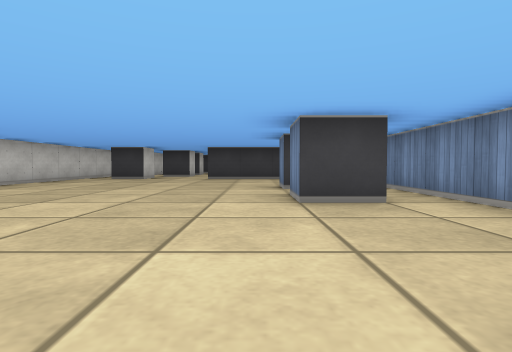
view 1 (above)

17 first-person views from a walk through a cub3D ray-caster map. The camera is about half as high as the walls, tilts 2° down and sees 80° across. The floor is counted in squares. Each view is taken from the middle of a square. On the plan, view 1 faces up. The plan holds only what a view shows up to about 9 squares ahead; the rest is blank.

view 2
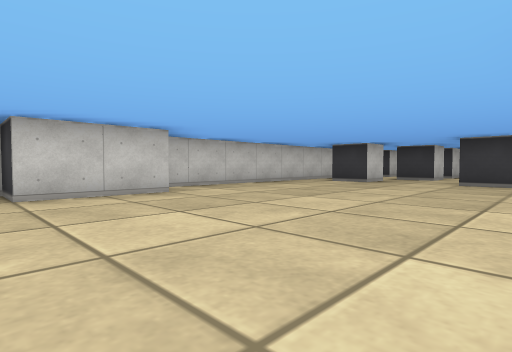

view 3
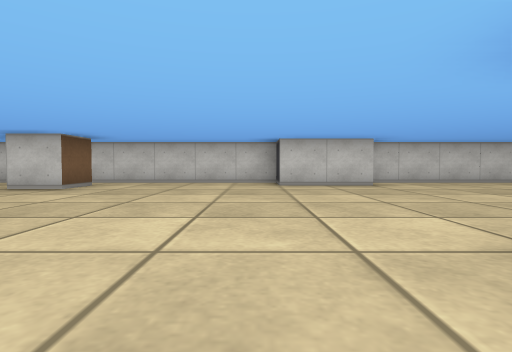

view 4
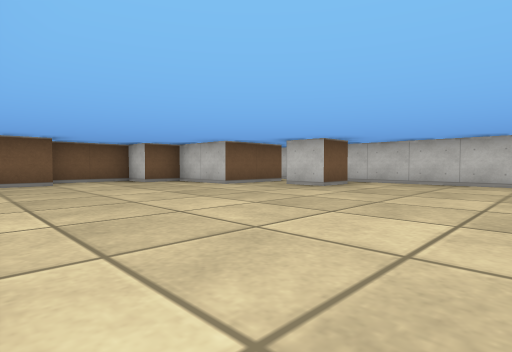

view 5
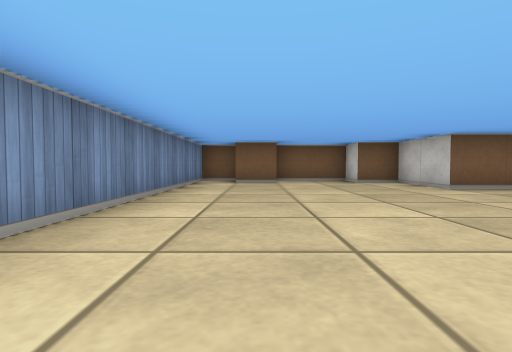

view 6
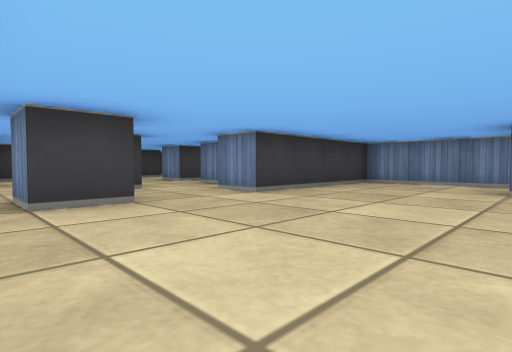

view 7
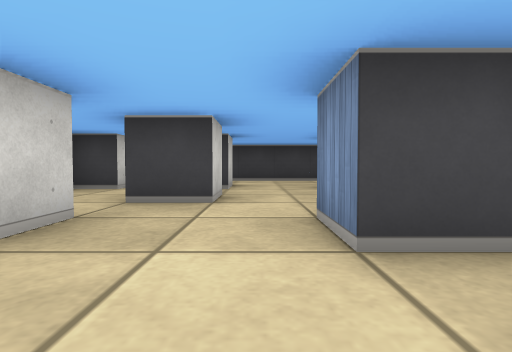

view 8
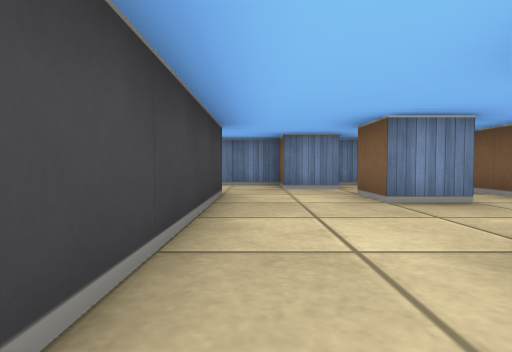

view 9
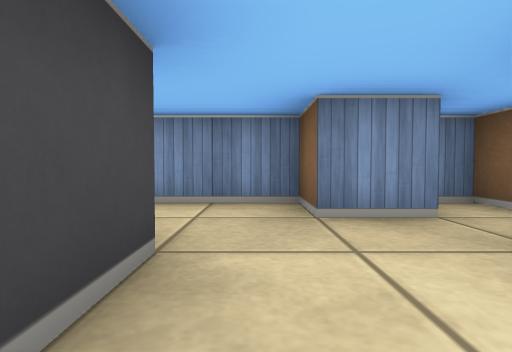

view 10
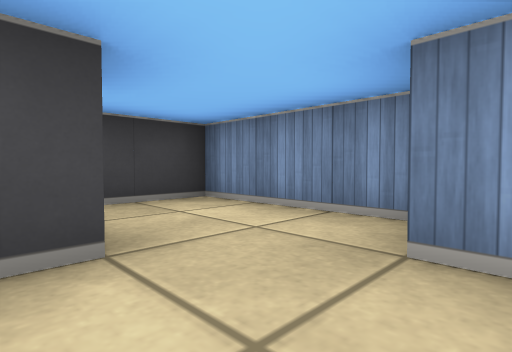

view 11
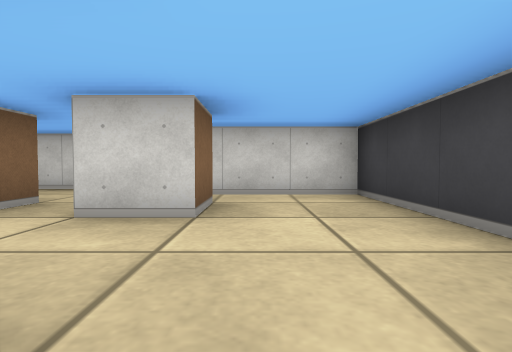

view 12
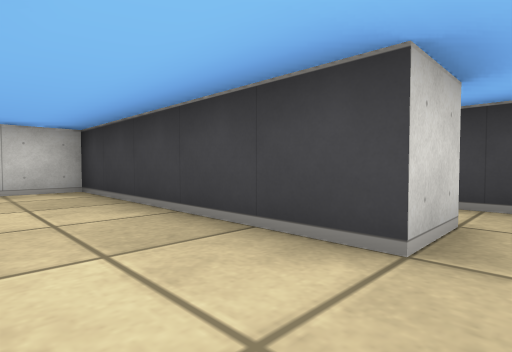

view 13
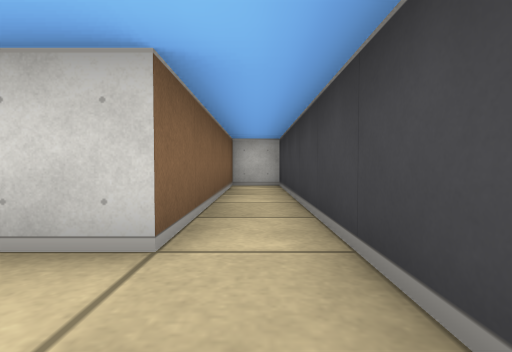

view 14
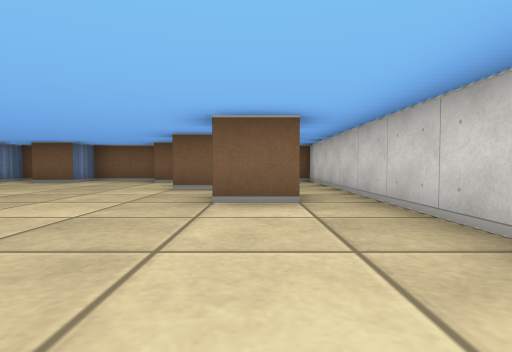

view 15
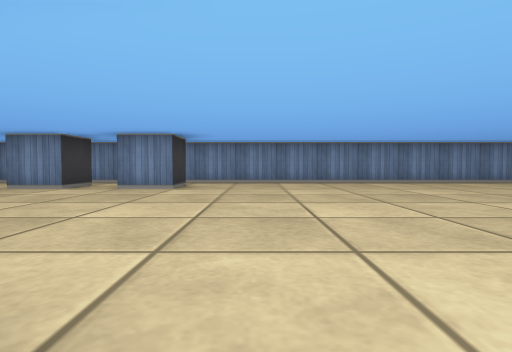

view 16
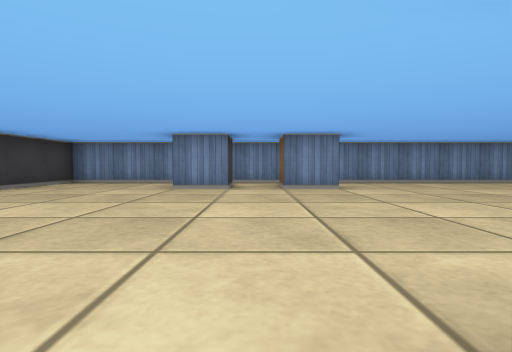

view 17
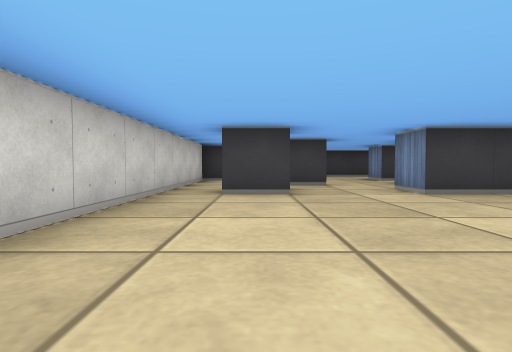

### Floor plan
Points are (right, up) in squares from view 1. A wall is a line through its corners. A room is listed if a view was taken in it or the views show most of it. See-through windows are left out.
Room 1 (views 1, 2, 3, 4, 5, 6, 7, 8, 9, 10, 11, 12, 14, 15, 16, 17)
walls: (1.5, 5.5) (0.5, 5.5) (0.5, 6.5); (1.6, 3.5) (0.5, 3.5) (0.5, 4.5) (1.4, 4.5); (-4.5, 4.6) (-4.5, 2.5) (-5.5, 2.5) (-5.5, -6.5); (-3.5, 10.6) (-3.5, 9.5) (-4.5, 9.5) (-4.5, 10.5); (-0.5, 11.8) (-0.5, 12.5); (-4.6, -1.5) (-3.5, -1.5) (-3.5, -2.5); (0.1, 12.5) (1, 12.5); (-2.5, 12.5) (-2.5, 11.5) (-3.5, 11.5); (-3.5, 12.5) (-2.9, 12.5); (0.2, 13.5) (-0.5, 13.5) (-0.5, 14.5) (0.5, 14.5); (1.9, 13.5) (2.5, 13.5) (2.5, 14.2); (-4.5, -3.5) (-2.5, -3.5) (-2.5, -5.5) (-1.5, -5.5) (-1.5, -6.5) (0.5, -6.5) (0.5, -5.5) (1.5, -5.5); (1.5, 14.4) (1.5, 15.5) (2.5, 15.5) (2.5, 16.5); (-3.5, 14.5) (-2.5, 14.5) (-2.5, 13.5); (0.5, 16.5) (-4.5, 16.5) (-4.5, 13.5) (-5.5, 13.5) (-5.5, 4.9); (1.5, -6.5) (2.5, -6.5) (2.5, 9.5) (-1.5, 9.5) (-1.5, 10.5)
ways out: opening at (1.5, 17) to room 2
Room 2 (view 13)
walls: (2.5, 16.5) (2.5, 18.5) (-4.5, 18.5) (-4.5, 17.5) (0.5, 17.5) (0.5, 16.5)
ways out: opening at (1.5, 17) to room 1

Where each view was taken, in squares from view 1:
view 1: 0 up, 0 right, facing up
view 2: 2 up, 0 right, facing up-left
view 3: 2 up, 2 right, facing left
view 4: 2 up, 2 right, facing down-left
view 5: 2 up, 1 right, facing down
view 6: 6 up, 5 left, facing up-right
view 7: 8 up, 2 left, facing up
view 8: 16 up, 4 left, facing right
view 9: 16 up, 1 left, facing right
view 10: 15 up, 0 right, facing up-right
view 11: 15 up, 0 right, facing left
view 12: 15 up, 1 right, facing up-left
view 13: 18 up, 2 right, facing left
view 14: 2 up, 4 left, facing down
view 15: 2 up, 5 left, facing right
view 16: 5 up, 5 left, facing right
view 17: 5 up, 4 left, facing up
